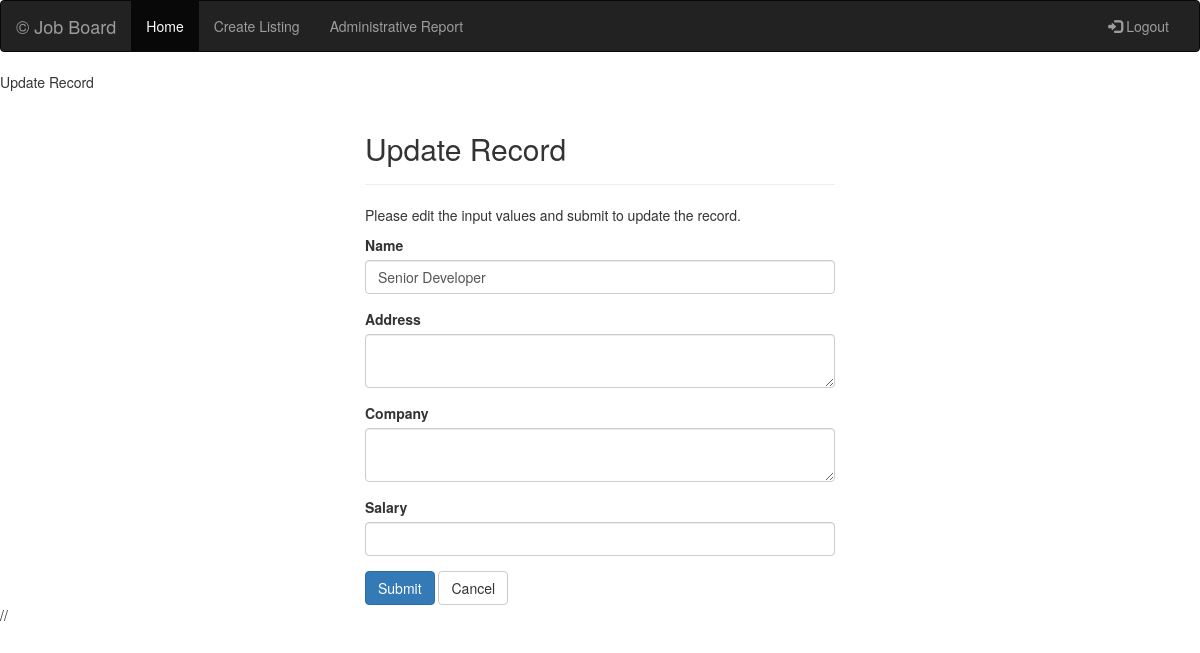
The page /jobapp/recruiter/update.php?id=12 on the database as committed earlier.
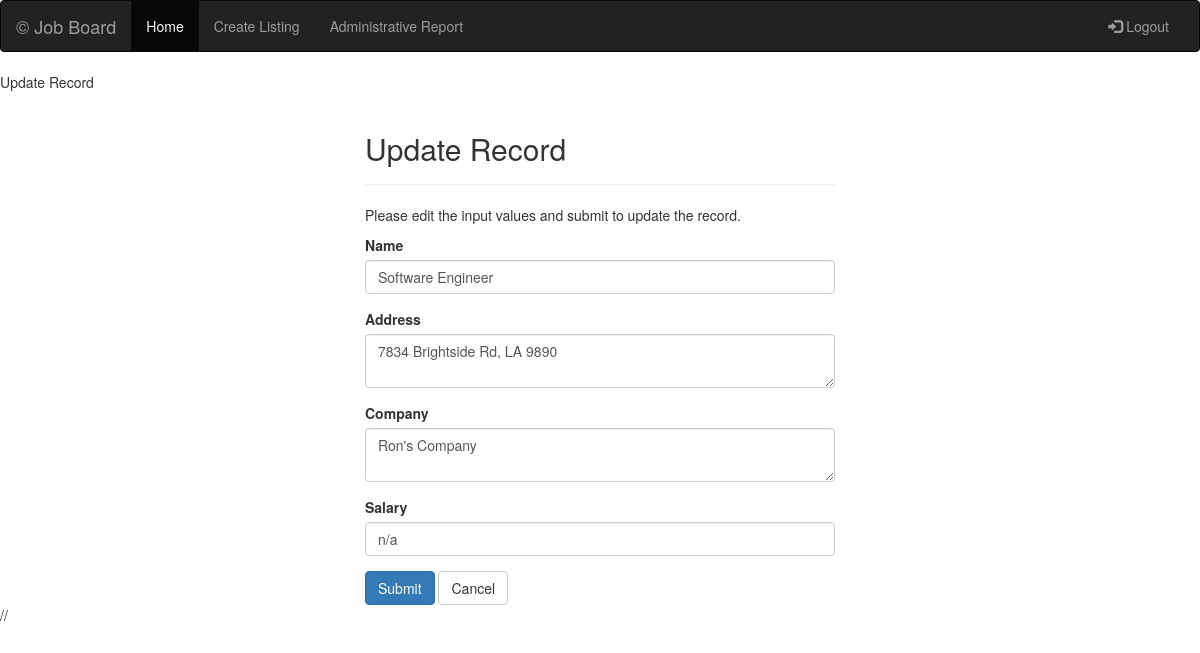
The same page on the database as committed later.
### tables this page shows
CREATE TABLE `Job_Opening` (
  `id` int(11) NOT NULL,
  `name` varchar(100) NOT NULL,
  `address` varchar(100) NOT NULL,
  `company` varchar(100) NOT NULL,
  `salary` varchar(100) NOT NULL,
  `sc_email` varchar(100) NOT NULL,
  `Date` timestamp NULL DEFAULT CURRENT_TIMESTAMP,
  `Field` varchar(20) DEFAULT NULL,
  `State` varchar(2) DEFAULT NULL,
  `Education` varchar(15) NOT NULL
);

### jobapp/recruiter/update.php (the view, shortened to what this page needs)
<?php include 'inc/rheader2.php' ?>
<?php
require_once '../config/app_config.php';
$name = $address = $company = $salary = "";
$name_err = $address_err = $company_err = $salary_err = "";
if(isset($_POST["id"]) && !empty($_POST["id"])){
    $id = $_POST["id"];
    $input_name = trim($_POST["name"]);
    if(empty($input_name)){
        $name_err = "Please enter a name.";
    } elseif(!filter_var($input_name, FILTER_VALIDATE_REGEXP, array("options"=>array("regexp"=>"/^[a-zA-Z\s]+$/")))){
        $name_err = "Please enter a valid name.";
    } else{
        $name = $input_name;
    }
    $input_address = trim($_POST["address"]);
    if(empty($input_address)){
        $address_err = "Please enter the salary amount.";
    } elseif(!ctype_digit($input_address)){
        $address_err = "Please enter a positive integer value.";
    } else{
        $address = $input_address;
    }
   $input_salary = trim($_POST["salary"]);
   if(empty($input_salary)){
       $salary_err = "Please enter the salary amount.";
   } elseif(!ctype_digit($input_salary)){
       $salary_err = "Please enter a positive integer value.";
   } else{
       $salary = $input_salary;
   }
   $input_company = trim($_POST["company"]);
    if(empty($input_company)){
        $company_err = "Please enter a Company name.";
    } else{
        $company = $input_company;
    }
    if(empty($name_err)  && empty($address_err) && empty($salary_err) && empty($company_err)){
        $sql = "UPDATE Job_Opening SET name=?, address=?, company=?, salary=? WHERE id=?";
        if($stmt = mysqli_prepare($link, $sql)){
            mysqli_stmt_bind_param($stmt, "sssi", $param_name,  $param_address, $param_company, $param_salary, $param_id);
            $param_name = $name;
            $param_address = $address;
            $param_company = $company;
            $param_salary = $salary;
            $param_id = $id;
            if(mysqli_stmt_execute($stmt)){
                header("location: ind.php");
                exit();
            } else{
                echo "Something went wrong. Please try again later.";
            }
        }
        mysqli_stmt_close($stmt);
    }
    mysqli_close($link);
} else{
    if(isset($_GET["id"]) && !empty(trim($_GET["id"]))){
        $sql = "SELECT * FROM Job_Opening WHERE id = ?";
        if($stmt = mysqli_prepare($link, $sql)){
            mysqli_stmt_bind_param($stmt, "i", $param_id);
            if(mysqli_stmt_execute($stmt)){
                $result = mysqli_stmt_get_result($stmt);
                if(mysqli_num_rows($result) == 1){
                    $row = mysqli_fetch_array($result, MYSQLI_ASSOC);
                    $name = $row["name"];
                    $address = $row["address"];
                    $company = $row["company"];
                    $salary = $row["salary"];
                } else{
                    header("location: error.php");
                    exit();
                }
            } else{
                echo "Oops! Something went wrong. Please try again later.";
            }
        }
    }  else{
        header("location: error.php");
        exit();
    }
}
?>
<!DOCTYPE html>
<html lang="en">
<head>
    <name>Update Record</name>
    <link rel="stylesheet" href="https://maxcdn.bootstrapcdn.com/bootstrap/3.3.7/css/bootstrap.css">
</head>
<body>
    <div class="wrapper">
        <div class="container-fluid">
            <div class="row">
                <div class="col-md-12">
                    <div class="page-header">
                        <h2>Update Record</h2>
                    </div>
                    <p>Please edit the input values and submit to update the record.</p>
                                        <form action="<?php echo htmlspecialchars($_SERVER["PHP_SELF"]); ?>" method="post">
                                            <div class="form-group <?php echo (!empty($name_err)) ? 'has-error' : ''; ?>">
                                                <label>Name</label>
                                                <input type="text" name="name" class="form-control" value="<?php echo $name; ?>">
                                            </div>
                                            <div class="form-group <?php echo (!empty($address_err)) ? 'has-error' : ''; ?>">
                                                <label>Address</label>
                                                <textarea name="address" class="form-control"><?php echo $address; ?></textarea>
                                            </div>
                                            <div class="form-group <?php echo (!empty($company_err)) ? 'has-error' : ''; ?>">
                                                <label>Company</label>
                                                <textarea name="company" class="form-control"><?php echo $company; ?></textarea>
                                            </div>
                                            <div class="form-group <?php echo (!empty($salary_err)) ? 'has-error' : ''; ?>">
                                                <label>Salary</label>
                                                <input type="text" name="salary" class="form-control" value="<?php echo $salary; ?>">
                                            </div>
                        <input type="submit" class="btn btn-primary" value="Submit">
                        <a href="ind.php" class="btn btn-default">Cancel</a>
                    </form>
                </div>
            </div>
        </div>
    </div>
</body>
</html>

### jobapp/recruiter/inc/rheader2.php (shortened to what this page needs)
<!DOCTYPE html>
<html lang="en">
<head>
  <link rel="stylesheet" href="https://maxcdn.bootstrapcdn.com/bootstrap/3.4.1/css/bootstrap.min.css">
</head>
<body>
<nav class="navbar navbar-inverse">
  <div class="container-fluid">
    <div class="navbar-header">
      <a class="navbar-brand" href="#"><p>&copy; Job Board </p></a>
    </div>
    <div class="collapse navbar-collapse" id="myNavbar">
      <ul class="nav navbar-nav">
        <li class="active"><a href="./recruiter_home.php">Home</a></li>
        <li><a href="ind.php">Create Listing</a></li>
        <li><a href="../AdminReport_ChooseCompany.php">Administrative Report</a></li>
      </ul>
      <ul class="nav navbar-nav navbar-right">
        <li><a href="../logout.php"><span class="glyphicon glyphicon-log-in"></span> Logout</a></li>
      </ul>
    </div>
  </div>
</nav>
</body>
</html>

### jobapp/recruiter/inc/rheader2.php (style rules this page uses)
.navbar { margin-bottom: 0; border-radius: 0; }

### jobapp/recruiter/update.php (style rules this page uses)
.wrapper { width: 500px; margin: 0 auto; }

Rows that differ between the two databases and show on the page:
changed job_opening: name "Senior Developer" → "Software Engineer"; address (not shown) → "7834 Brightside Rd, LA 9890"; company (not shown) → "Ron's Company"; salary (not shown) → "n/a"
